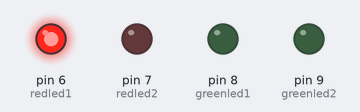
Recording of a sketch running on a simulated Arduino Uno, built with avr-gcc and run on an emulated ATmega328P. On the bench: output pins drawn as LEDs (lit = HIGH).

Above: at 0.05 s.
At 0.35 s:
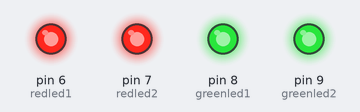
At 0.75 s:
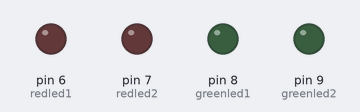
At 1.45 s:
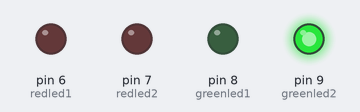
At 2.15 s:
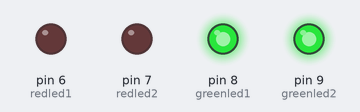
At 2.85 s:
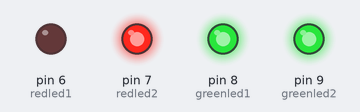
Timing chart, 0 to 3.1 s (numbered marks = the images above):
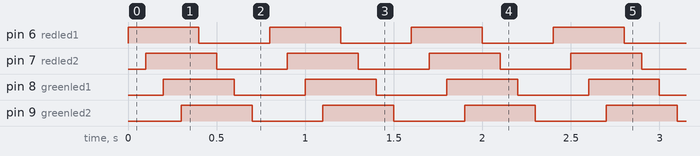

Measured:
- by itself, pin 6 (redled1), pin 7 (redled2), pin 8 (greenled1), pin 9 (greenled2): alternates HIGH for 0.40 s and LOW for 0.40 s
- by itself, everything shown: repeats every 0.80 s, in 8 steps

The sketch:

week6_2.ino
```cpp
int redled1 = 6, redled2=7, greenled1 = 8, greenled2 = 9, readpin = A0;

void setup() {
  // put your setup code here, to run once:
  pinMode(redled1,OUTPUT);
  pinMode(redled2,OUTPUT);
  pinMode(greenled1,OUTPUT);
  pinMode(greenled2,OUTPUT);
  pinMode(readpin,INPUT);

}

void loop() {
  // put your main code here, to run repeatedly:

  digitalWrite(redled1,HIGH);
  delay(100);
  digitalWrite(redled2,HIGH);
  delay(100);
  digitalWrite(greenled1,HIGH);
  delay(100);
  digitalWrite(greenled2,HIGH);
  delay(100);
  digitalWrite(redled1,LOW);
  delay(100);
  digitalWrite(redled2,LOW);
  delay(100);
  digitalWrite(greenled1,LOW);
  delay(100);
  digitalWrite(greenled2,LOW);
  delay(100);


}
```
